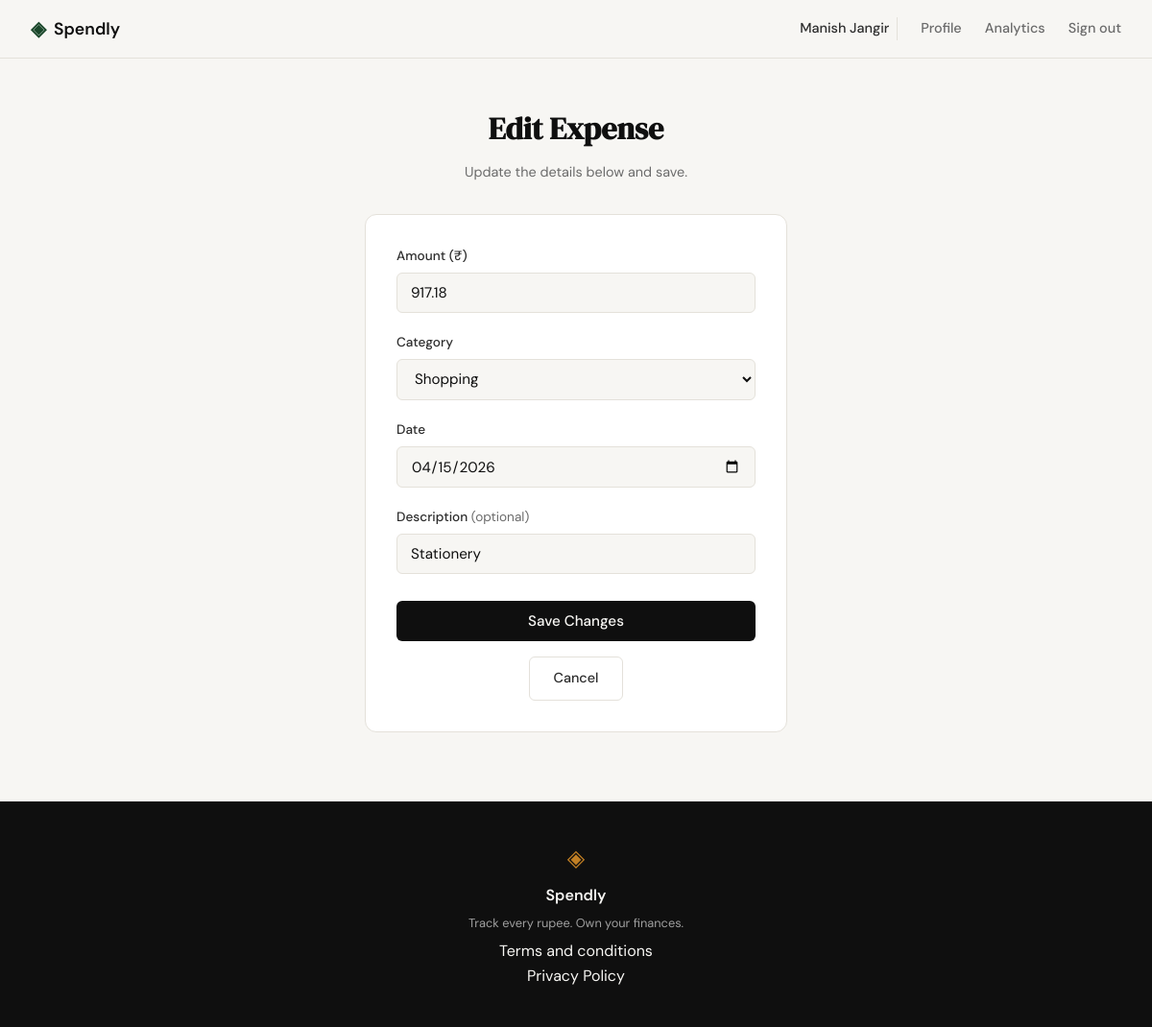
The app's page /expenses/14/edit (signed in) with its own data.
### tables this page shows
CREATE TABLE expenses (
            id INTEGER PRIMARY KEY AUTOINCREMENT,
            user_id INTEGER NOT NULL,
            amount REAL NOT NULL,
            category TEXT NOT NULL,
            date TEXT NOT NULL,
            description TEXT,
            created_at TEXT DEFAULT (datetime('now')),
            FOREIGN KEY (user_id) REFERENCES users(id)
        );

### app.py (the view, shortened to what this page needs)
@app.route("/expenses/<int:id>/edit", methods=["GET", "POST"])
def edit_expense(id):
    if not session.get("user_id"):
        flash("Please log in to edit an expense.", "error")
        return redirect(url_for("login"))
    expense = get_expense_by_id(id)
    if expense is None:
        abort(404)
    if expense["user_id"] != session["user_id"]:
        abort(403)
    return render_template(
        "edit_expense.html",
        expense=expense,
        categories=sorted(ALLOWED_CATEGORIES),
    )

### database/db.py (called while the page is built)
def get_db():
    conn = sqlite3.connect(DATABASE)
    conn.row_factory = sqlite3.Row
    conn.execute("PRAGMA foreign_keys = ON")
    return conn

def get_expense_by_id(expense_id):
    conn = get_db()
    cursor = conn.cursor()
    cursor.execute(
        "SELECT id, user_id, amount, category, date, description FROM expenses WHERE id = ?",
        (expense_id,),
    )
    row = cursor.fetchone()
    conn.close()
    if row is None:
        return None
    return dict(row)

### templates/edit_expense.html (shortened to what this page needs)
{% extends "base.html" %}
{% block content %}
<section class="auth-section">
  <div class="auth-container">
    <div class="auth-header">
      <h1 class="auth-title">Edit Expense</h1>
      <p class="auth-subtitle">Update the details below and save.</p>
    </div>
    <div class="auth-card">
      <form method="POST">
        <div class="form-group">
          <label for="amount">Amount (₹)</label>
          <input type="number" id="amount" name="amount" class="form-input"
                 step="0.01" min="0.01" value="{{ expense.amount }}" required>
        </div>
        <div class="form-group">
          <label for="category">Category</label>
          <select id="category" name="category" class="form-input">
            {% for cat in categories %}
              <option value="{{ cat }}" {{ 'selected' if cat == expense.category else '' }}>{{ cat }}</option>
            {% endfor %}
          </select>
        </div>
        <div class="form-group">
          <label for="date">Date</label>
          <input type="date" id="date" name="date" class="form-input"
                 value="{{ expense.date }}" required>
        </div>
        <div class="form-group">
          <label for="description">Description <span style="font-weight:400;color:var(--ink-muted)">(optional)</span></label>
          <input type="text" id="description" name="description" class="form-input"
                 value="{{ expense.description or '' }}">
        </div>
        <button type="submit" class="btn-submit">Save Changes</button>
      </form>
      <p style="text-align:center; margin-top:1rem;">
        <a href="{{ url_for('profile') }}" class="btn-ghost">Cancel</a>
      </p>
    </div>
  </div>
</section>
{% endblock %}

### static/css/style.css (style rules this page uses)
:root { --ink: #0f0f0f; --ink-soft: #2d2d2d; --ink-muted: #6b6b6b; --ink-faint: #a0a0a0; --paper: #f7f6f3; --paper-warm: #f0ede6; --paper-card: #ffffff; --accent: #1a472a; --accent-light: #e8f0eb; --accent-2: #c17f24; --accent-2-light: #fdf3e3; --danger: #c0392b; --danger-light: #fdecea; --border: #e4e1da; --border-soft: #eeebe4; --font-display: 'DM Serif Display', Georgia, serif; --font-body: 'DM Sans', system-ui, sans-serif; --max-width: 1200px; --auth-width: 440px; --radius-sm: 6px; --radius-md: 12px; --radius-lg: 20px; }
*, *::before, *::after { box-sizing: border-box; margin: 0; padding: 0; }
html { font-size: 16px; scroll-behavior: smooth; }
body { background: var(--paper); color: var(--ink); font-family: var(--font-body); font-size: 1rem; line-height: 1.6; -webkit-font-smoothing: antialiased; }
a { color: inherit; text-decoration: none; }
.btn-ghost { display: inline-block; background: transparent; color: var(--ink-soft); padding: 0.65rem 1.5rem; border-radius: var(--radius-sm); font-size: 0.9rem; font-weight: 500; border: 1px solid var(--border); transition: all 0.2s; text-decoration: none; }
.auth-section { min-height: calc(100vh - 60px - 100px); display: flex; align-items: center; justify-content: center; padding: 3rem 2rem; }
.auth-container { width: 100%; max-width: var(--auth-width); }
.auth-header { text-align: center; margin-bottom: 2rem; }
.auth-title { font-family: var(--font-display); font-size: 2rem; color: var(--ink); margin-bottom: 0.5rem; }
.auth-subtitle { font-size: 0.9rem; color: var(--ink-muted); }
.auth-card { background: var(--paper-card); border: 1px solid var(--border); border-radius: var(--radius-md); padding: 2rem; margin-bottom: 1.5rem; }
.form-group { margin-bottom: 1.25rem; }
.form-group label { display: block; font-size: 0.85rem; font-weight: 500; color: var(--ink-soft); margin-bottom: 0.4rem; }
.form-input { width: 100%; padding: 0.6rem 0.875rem; border: 1px solid var(--border); border-radius: var(--radius-sm); font-family: var(--font-body); font-size: 0.95rem; color: var(--ink); background: var(--paper); outline: none; transition: border-color 0.2s; }
.form-input::placeholder { color: var(--ink-faint); }
.btn-submit { width: 100%; padding: 0.7rem; background: var(--ink); color: var(--paper); border: none; border-radius: var(--radius-sm); font-family: var(--font-body); font-size: 0.95rem; font-weight: 500; cursor: pointer; transition: background 0.2s; margin-top: 0.5rem; }

### records on screen
expenses: amount "917.18", date "04/15/2026", description "Stationery"

### other values on screen
{{ session.get('user_name', 'User') }} "Manish Jangir"
form field category "Shopping"
